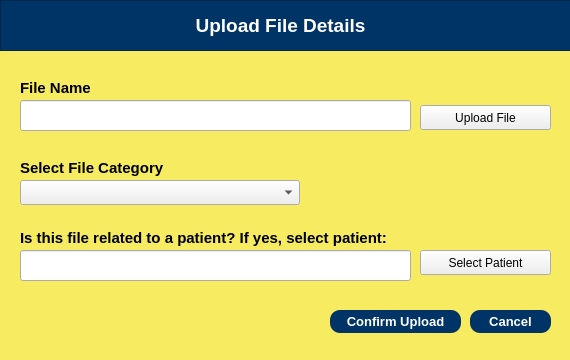
<?xml version="1.0" encoding="UTF-8"?>
<ui version="4.0">
 <class>Dialog</class>
 <widget class="QDialog" name="Dialog">
  <property name="geometry">
   <rect>
    <x>0</x>
    <y>0</y>
    <width>570</width>
    <height>360</height>
   </rect>
  </property>
  <property name="maximumSize">
   <size>
    <width>570</width>
    <height>360</height>
   </size>
  </property>
  <property name="windowTitle">
   <string>Dialog</string>
  </property>
  <widget class="QWidget" name="widgetUploadFile" native="true">
   <property name="geometry">
    <rect>
     <x>0</x>
     <y>0</y>
     <width>570</width>
     <height>550</height>
    </rect>
   </property>
   <property name="maximumSize">
    <size>
     <width>570</width>
     <height>550</height>
    </size>
   </property>
   <property name="font">
    <font>
     <family>Arial</family>
     <kerning>false</kerning>
    </font>
   </property>
   <property name="styleSheet">
    <string notr="true">QWidget #widgetUploadFile {
	background-color:  rgb(246, 235, 97);
}</string>
   </property>
   <widget class="QFrame" name="frame">
    <property name="geometry">
     <rect>
      <x>0</x>
      <y>0</y>
      <width>720</width>
      <height>51</height>
     </rect>
    </property>
    <property name="font">
     <font>
      <family>Arial</family>
      <kerning>false</kerning>
     </font>
    </property>
    <property name="styleSheet">
     <string notr="true">background-color: rgb(0, 51, 102);
color: white;</string>
    </property>
    <property name="frameShape">
     <enum>QFrame::StyledPanel</enum>
    </property>
    <property name="frameShadow">
     <enum>QFrame::Raised</enum>
    </property>
    <widget class="QLabel" name="label">
     <property name="geometry">
      <rect>
       <x>110</x>
       <y>10</y>
       <width>341</width>
       <height>31</height>
      </rect>
     </property>
     <property name="font">
      <font>
       <family>Arial</family>
       <pointsize>14</pointsize>
       <weight>75</weight>
       <bold>true</bold>
       <kerning>false</kerning>
      </font>
     </property>
     <property name="text">
      <string>Upload File Details</string>
     </property>
     <property name="alignment">
      <set>Qt::AlignCenter</set>
     </property>
    </widget>
   </widget>
   <widget class="QLabel" name="label_2">
    <property name="geometry">
     <rect>
      <x>20</x>
      <y>80</y>
      <width>141</width>
      <height>16</height>
     </rect>
    </property>
    <property name="font">
     <font>
      <family>Arial</family>
      <pointsize>11</pointsize>
      <weight>75</weight>
      <bold>true</bold>
      <kerning>false</kerning>
     </font>
    </property>
    <property name="text">
     <string>File Name</string>
    </property>
   </widget>
   <widget class="QPushButton" name="pushBtnCancelUpload">
    <property name="geometry">
     <rect>
      <x>470</x>
      <y>310</y>
      <width>81</width>
      <height>23</height>
     </rect>
    </property>
    <property name="font">
     <font>
      <family>Arial</family>
      <pointsize>10</pointsize>
      <weight>75</weight>
      <bold>true</bold>
      <kerning>false</kerning>
     </font>
    </property>
    <property name="styleSheet">
     <string notr="true">background-color: rgb(0, 51, 102);
color: white;
border-radius: 10px;</string>
    </property>
    <property name="text">
     <string>Cancel</string>
    </property>
    <property name="checkable">
     <bool>false</bool>
    </property>
   </widget>
   <widget class="QPushButton" name="confirmUploadBtn">
    <property name="geometry">
     <rect>
      <x>330</x>
      <y>310</y>
      <width>131</width>
      <height>23</height>
     </rect>
    </property>
    <property name="font">
     <font>
      <family>Arial</family>
      <pointsize>10</pointsize>
      <weight>75</weight>
      <bold>true</bold>
      <kerning>false</kerning>
     </font>
    </property>
    <property name="styleSheet">
     <string notr="true">background-color: rgb(0, 51, 102);
color: white;
border-radius: 10px;</string>
    </property>
    <property name="text">
     <string>Confirm Upload</string>
    </property>
    <property name="checkable">
     <bool>false</bool>
    </property>
   </widget>
   <widget class="QPushButton" name="btnUploadFile">
    <property name="geometry">
     <rect>
      <x>420</x>
      <y>105</y>
      <width>131</width>
      <height>25</height>
     </rect>
    </property>
    <property name="text">
     <string>Upload File</string>
    </property>
   </widget>
   <widget class="QLineEdit" name="lineEditSelectedFile">
    <property name="geometry">
     <rect>
      <x>20</x>
      <y>100</y>
      <width>391</width>
      <height>31</height>
     </rect>
    </property>
    <property name="font">
     <font>
      <family>Arial</family>
      <pointsize>10</pointsize>
      <kerning>false</kerning>
     </font>
    </property>
   </widget>
   <widget class="QComboBox" name="comboBoxCategory">
    <property name="geometry">
     <rect>
      <x>20</x>
      <y>180</y>
      <width>280</width>
      <height>25</height>
     </rect>
    </property>
    <property name="font">
     <font>
      <family>Arial</family>
      <pointsize>10</pointsize>
      <kerning>false</kerning>
     </font>
    </property>
    <property name="currentText">
     <string/>
    </property>
    <property name="currentIndex">
     <number>0</number>
    </property>
    <item>
     <property name="text">
      <string/>
     </property>
    </item>
   </widget>
   <widget class="QLabel" name="label_7">
    <property name="geometry">
     <rect>
      <x>20</x>
      <y>160</y>
      <width>231</width>
      <height>16</height>
     </rect>
    </property>
    <property name="font">
     <font>
      <family>Arial</family>
      <pointsize>11</pointsize>
      <weight>75</weight>
      <bold>true</bold>
      <kerning>false</kerning>
     </font>
    </property>
    <property name="text">
     <string>Select File Category</string>
    </property>
   </widget>
   <widget class="QLabel" name="label_8">
    <property name="geometry">
     <rect>
      <x>20</x>
      <y>230</y>
      <width>371</width>
      <height>16</height>
     </rect>
    </property>
    <property name="font">
     <font>
      <family>Arial</family>
      <pointsize>11</pointsize>
      <weight>75</weight>
      <bold>true</bold>
      <kerning>false</kerning>
     </font>
    </property>
    <property name="text">
     <string>Is this file related to a patient? If yes, select patient:</string>
    </property>
   </widget>
   <widget class="QLineEdit" name="lineEditSelectedPatient">
    <property name="geometry">
     <rect>
      <x>20</x>
      <y>250</y>
      <width>391</width>
      <height>31</height>
     </rect>
    </property>
    <property name="font">
     <font>
      <family>Arial</family>
      <pointsize>10</pointsize>
      <kerning>false</kerning>
     </font>
    </property>
   </widget>
   <widget class="QPushButton" name="btnSearchPatient">
    <property name="geometry">
     <rect>
      <x>420</x>
      <y>250</y>
      <width>131</width>
      <height>25</height>
     </rect>
    </property>
    <property name="text">
     <string>Select Patient</string>
    </property>
   </widget>
  </widget>
 </widget>
 <resources/>
 <connections/>
</ui>
